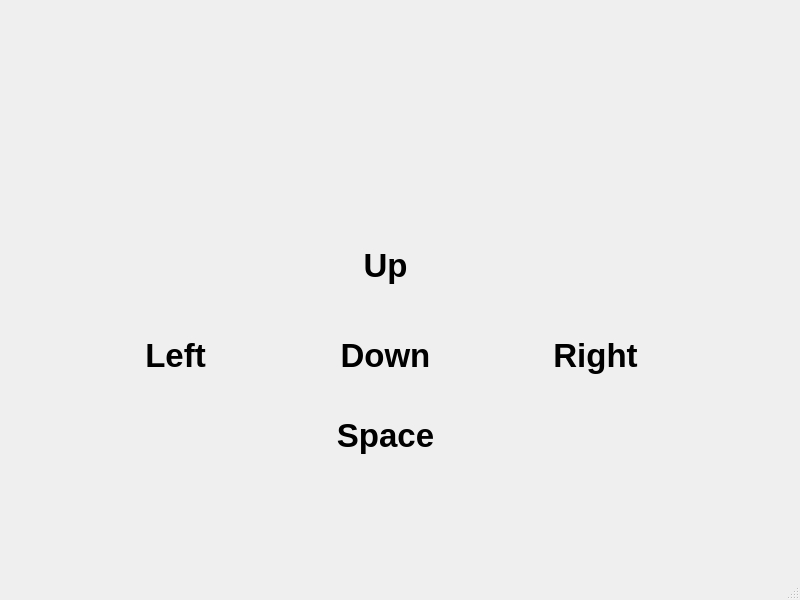
<?xml version="1.0" encoding="UTF-8"?>
<ui version="4.0">
 <class>InputTestWindow</class>
 <widget class="QMainWindow" name="InputTestWindow">
  <property name="geometry">
   <rect>
    <x>0</x>
    <y>0</y>
    <width>800</width>
    <height>600</height>
   </rect>
  </property>
  <property name="focusPolicy">
   <enum>Qt::NoFocus</enum>
  </property>
  <property name="windowTitle">
   <string>input test</string>
  </property>
  <widget class="QWidget" name="centralwidget">
   <widget class="QLabel" name="inputTestDownLabel">
    <property name="geometry">
     <rect>
      <x>290</x>
      <y>330</y>
      <width>191</width>
      <height>51</height>
     </rect>
    </property>
    <property name="font">
     <font>
      <pointsize>25</pointsize>
      <weight>75</weight>
      <bold>true</bold>
     </font>
    </property>
    <property name="text">
     <string>Down</string>
    </property>
    <property name="alignment">
     <set>Qt::AlignCenter</set>
    </property>
   </widget>
   <widget class="QLabel" name="inputTestLeftLabel">
    <property name="geometry">
     <rect>
      <x>80</x>
      <y>330</y>
      <width>191</width>
      <height>51</height>
     </rect>
    </property>
    <property name="font">
     <font>
      <pointsize>25</pointsize>
      <weight>75</weight>
      <bold>true</bold>
     </font>
    </property>
    <property name="text">
     <string>Left</string>
    </property>
    <property name="alignment">
     <set>Qt::AlignCenter</set>
    </property>
   </widget>
   <widget class="QLabel" name="inputTestRightLabel">
    <property name="geometry">
     <rect>
      <x>500</x>
      <y>330</y>
      <width>191</width>
      <height>51</height>
     </rect>
    </property>
    <property name="font">
     <font>
      <pointsize>25</pointsize>
      <weight>75</weight>
      <bold>true</bold>
     </font>
    </property>
    <property name="text">
     <string>Right</string>
    </property>
    <property name="alignment">
     <set>Qt::AlignCenter</set>
    </property>
   </widget>
   <widget class="QLabel" name="inputTestUpLabel">
    <property name="geometry">
     <rect>
      <x>290</x>
      <y>240</y>
      <width>191</width>
      <height>51</height>
     </rect>
    </property>
    <property name="font">
     <font>
      <pointsize>25</pointsize>
      <weight>75</weight>
      <bold>true</bold>
     </font>
    </property>
    <property name="text">
     <string>Up</string>
    </property>
    <property name="alignment">
     <set>Qt::AlignCenter</set>
    </property>
   </widget>
   <widget class="QLabel" name="inputTestSpaceLabel">
    <property name="geometry">
     <rect>
      <x>190</x>
      <y>410</y>
      <width>391</width>
      <height>51</height>
     </rect>
    </property>
    <property name="font">
     <font>
      <pointsize>25</pointsize>
      <weight>75</weight>
      <bold>true</bold>
     </font>
    </property>
    <property name="text">
     <string>Space</string>
    </property>
    <property name="alignment">
     <set>Qt::AlignCenter</set>
    </property>
   </widget>
  </widget>
  <widget class="QMenuBar" name="menubar">
   <property name="geometry">
    <rect>
     <x>0</x>
     <y>0</y>
     <width>800</width>
     <height>22</height>
    </rect>
   </property>
  </widget>
  <widget class="QStatusBar" name="statusbar"/>
 </widget>
 <resources/>
 <connections/>
</ui>
